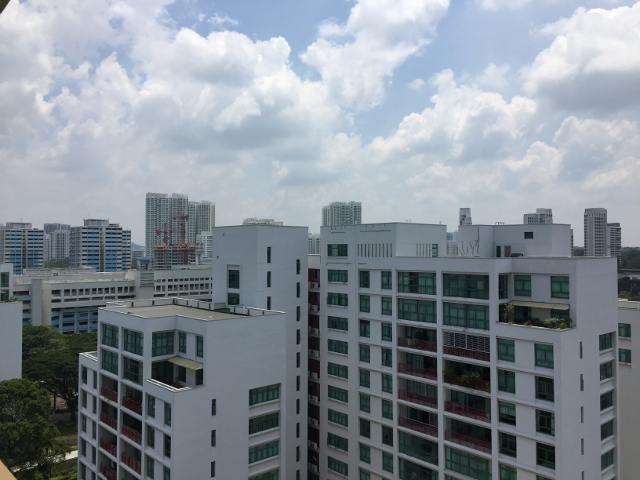
%> input picture Part2/im01.jpg, 640 x 480 px
$ octave part2.m   (GNU Octave 9; MATLAB toolbox functions it lacks are replaced by stand-ins)
%> lines starting %> are read from the running program, lines starting %| are printed output that depends on the picture
### Part2/SIFT.m
function Descriptors = SIFT(inputImage, Octaves, Scales, Sigma)
% This function is to extract sift features from a given image

    %% Setting Variables.
    Sigmas = sigmas(Octaves,Scales,Sigma);
    ContrastThreshhold = 7.68;
    rCurvature = 10;
    G = cell(1,Octaves); % Gaussians
    D = cell(1,Octaves); % DoG
    GO = cell(1,Octaves); % Gradient Orientation
    GM = cell(1,Octaves); % Gradient Scale
    P = [];
    Descriptors = {}; % Key Points

    %% Calculating Gaussians
    for o = 1:Octaves
        [row,col] = size(inputImage);
        temp = zeros(row,col,Scales);
        for s=1:Scales
            temp(:,:,s) = imgaussfilt(inputImage,Sigmas(o,s));
        end
        G(o) = {temp};
        inputImage = inputImage(2:2:end,2:2:end);
    end

    %% Calculating DoG
    for o=1:Octaves
        images = cell2mat(G(o));
        [row,col,Scales] = size(images);
        temp = zeros([row,col,Scales-1]);
        for s=1:Scales-1
            temp(:,:,s) = images(:,:,s+1) - images(:,:,s);
        end
        D(o) = {temp};
    end

    %% Calculating orientation of gradient in each scale
    for o = 1:Octaves
        images = cell2mat(G(o));
        [row,col,Scales] = size(images);
        tempO = zeros([row,col,Scales]);
        tempM = zeros([row,col,Scales]);
        for s = 1:Scales
            [tempM(:,:,s),tempO(:,:,s)] = imgradient(images(:,:,s));
        end
        GO(o) = {tempO};
        GM(o) = {tempM};
    end

    %% Extracting Key Points
    for o=1:Octaves
        images = cell2mat(D(o));
        GradientOrientations = cell2mat(GO(o));
        GradientMagnitudes = cell2mat(GM(o));
        [row,col,Scales] = size(images);
        for s=2:Scales-1
            % Weight for gradient vectors
            weights = gaussianKernel(Sigmas(o,s));
            radius = (length(weights)-1)/2;
            for y=14:col-12
                for x=14:row-12
                    sub = images(x-1:x+1,y-1:y+1,s-1:s+1);
                    if sub(2,2,2) > max([sub(1:13),sub(15:end)]) || sub(2,2,2) < min([sub(1:13),sub(15:end)])
                        % Getting rid of bad Key Points
                        if abs(sub(2,2,2)) < ContrastThreshhold
                            % Low contrast.
                            continue
                        else
                            % Calculating trace and determinant of hessian
                            % matrix.
                            Dxx = sub(1,2,2)+sub(3,2,2)-2*sub(2,2,2);
                            Dyy = sub(2,1,2)+sub(2,3,2)-2*sub(2,2,2);
                            Dxy = sub(1,1,2)+sub(3,3,2)-2*sub(1,3,2)-2*sub(3,1,2);
                            trace = Dxx+Dyy;
                            determinant = Dxx*Dyy-Dxy*Dxy;
                            curvature = trace*trace/determinant;
                            if curvature > (rCurvature+1)^2/rCurvature
                                % Not a corner.
                                continue
                            end
                        end
                        %% Calculating orientation and magnitude of pixels at key point vicinity
                        % Fixing overflow key points near corners and edges
                        % of image.
                        a=0;b=0;c=0;d=0;
                        if x-1-radius < 0;a = -(x-1-radius);end
                        if y-1-radius < 0;b = -(y-1-radius);end
                        if row-x-radius < 0;c = -(row-x-radius);end
                        if col-y-radius < 0;d = -(col-y-radius);end
                        tempMagnitude = GradientMagnitudes(x-radius+a:x+radius-c,y-radius+b:y+radius-d,s).*weights(1+a:end-c,1+b:end-d);
                        tempOrientation = GradientOrientations(x-radius+a:x+radius-c,y-radius+b:y+radius-d,s);
                        [wRows, wCols] = size(tempMagnitude);
                        % 36 bin histogram generation.
                        gHist = zeros(1,36);
                        for i = 1:wRows
                            for j = 1:wCols
                                % Converting orientation calculation window
                                temp = tempOrientation(i,j);
                                if temp < 0
                                    temp = 360 + temp;
                                end
                                bin = floor(temp/10)+1;
                                gHist(bin) = gHist(bin) + tempMagnitude(i,j);
                            end
                        end
                        %% Extracting keypoint coordinates
                        % TODO: Interpolation for X and Y value to get
                        % subpixel accuracy.
                        %% Extracting keypoint orientation
                        % Marking 80% Threshold
                        orientationThreshold = max(gHist(:))*4/5;
                        tempP = [];
                        for i=1:length(gHist)
                            if gHist(i) > orientationThreshold
                                % Connrection both ends of the histogram
                                % for interpolation
                                if i-1 <= 0
                                    X = 0:2;
                                    Y = gHist([36,1,2]);
                                elseif i+1 > 36
                                    X = 35:37;
                                    Y = gHist([35,36,1]);
                                else
                                    X = i-1:i+1;
                                    Y = gHist(i-1:i+1);
                                end
                                % interpolation of Orientation.
                                dir = interpolateExterma([X(1),Y(1)],[X(2),Y(2)],[X(3),Y(3)])*10; % Orientation
                                mag = gHist(i); % Size
                                % Filtering points with the same
                                % orientation.
                                if ismember(dir,tempP(5:6:end)) == false
                                    tempP = [tempP,x,y,o,s,dir,mag];
                                end
                            end
                        end
                        P = [P,tempP];
                    end
                end
            end
        end
    end

    %% Creating feature Descriptors
    % TODO: Extract Descriptors
    weights = gaussianKernel(Sigmas(o,s),13);
    weights = weights(1:end-1,1:end-1);
    for i = 1:6:length(P)
        x = P(i);
        y = P(i+1);
        oct = P(i+2);
        scl = P(i+3);
        dir = P(i+4);
        mag = P(i+5);
        directions = cell2mat(GO(oct));
        directions = directions(x-13:x+12,y-13:y+12,scl);
        magnitudes = cell2mat(GM(oct));
        magnitudes = magnitudes(x-13:x+12,y-13:y+12,scl).*weights;
        descriptor = [];
        for m = 5:4:20
            for n = 5:4:20
                hist = zeros(1,8);
                for o = 0:3
                    for p = 0:3
                        [newx,newy] = rotateCoordinates(m+o,n+p,13,13,-dir);
                        % Creating 8 bin histogram.
                        hist(categorizeDirection8(directions(newx,newy))) = magnitudes(newx,newy);
                    end
                end
                descriptor = [descriptor, hist];
            end
        end
        descriptor = descriptor ./ norm(descriptor,2);
        for j =1:128
            if descriptor(j) > 0.2
                descriptor(j) = 0.2;
            end
        end
        descriptor = descriptor ./ norm(descriptor,2);
        % Creating keypoint object
        kp = KeyPoint;
        kp.Coordinates = [x*2^(oct-1),y*2^(oct-1)];
        kp.Magnitude = mag;
        kp.Direction = dir;
        kp.Descriptor = descriptor;
        kp.Octave = oct;
        kp.Scale = scl;
        Descriptors(end+1) = {kp};
    end
end

%% Function to extract Sigma values
function matrix = sigmas(octave,scale,sigma)
% Function to calculate Sigma values for different Gaussians
    matrix = zeros(octave,scale);
    k = sqrt(2);
    for i=1:octave
        for j=1:scale
            matrix(i,j) = i*k^(j-1)*sigma;
        end
    end
end

%% Calculating Gaussian value given SD
% [18 lines left out: function gaussianKernel, not called in this run]

%% Interpolation - Fiting a parabola into 3 points and extracting more exact Exterma
% [7 lines left out: function interpolateExterma, not called in this run]

%% Function to assign bins to orientations
% 8 bin assignment
% [19 lines left out: function categorizeDirection8, not called in this run]

%% Rotating coordinates
% [9 lines left out: function rotateCoordinates, not called in this run]

### Part2/part2.m

image = imread('../assgn/im01.jpg');
%> image is the input picture: size 480x640x3 uint8; mean R, G, B 132.5, 140.9, 148.8
image = double(rgb2gray(image));
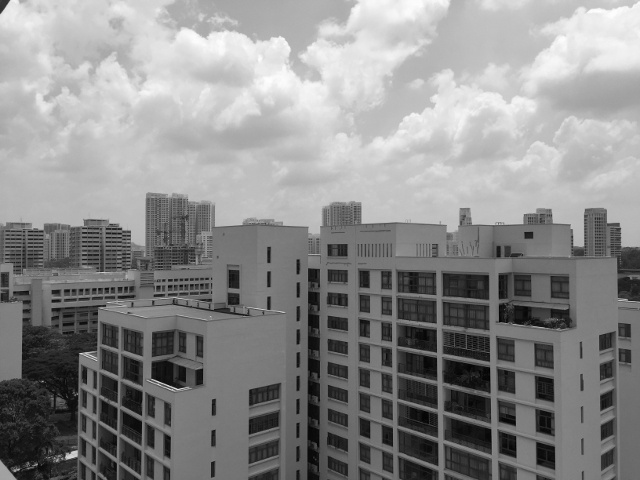
%> image: size 480x640 double; min 0, max 254, mean 139.3

keyPoints = SIFT(image,5,5,1.6);
%> the loop in SIFT, `for o = 1:Octaves` made 5 passes
%> pass 1, in SIFT, `inputImage = inputImage(2:2:end,2:2:end);`:
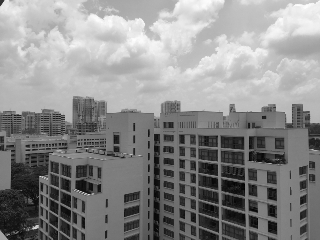
%> inputImage: size 240x320 double; min 0, max 253, mean 139.2
%> pass 2, in SIFT, `inputImage = inputImage(2:2:end,2:2:end);`:
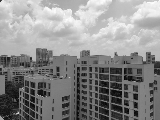
%> inputImage: size 120x160 double; min 5, max 253, mean 139
%> pass 3, in SIFT, `inputImage = inputImage(2:2:end,2:2:end);`:
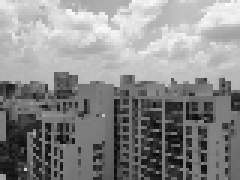
%> inputImage: size 60x80 double (shown 3 times larger); min 7, max 252, mean 138.5
%> after the loop in SIFT, `for o = 1:Octaves`: G = 5 items
%> the loop in SIFT, `for o=1:Octaves` made 5 passes
%> (row, col) on passes 1 to 3: (480, 640), (240, 320), (120, 160)
%> after the loop in SIFT, `for o=1:Octaves`:
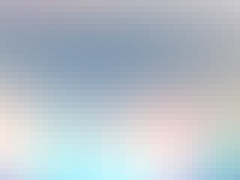
%> temp: size 30x40x4 double (shown 6 times larger); mean R, G, B, A 1.71, 3.23, 4.93, 6.16; transparent parts drawn white
%> the loop in SIFT, `for o = 1:Octaves` made 1 pass
%> (row, col, Scales) on pass 1: (480, 640, 5)
%> the run ends on the next line

$ run again, with Part2/im02.jpg copied over Part2/im01.jpg
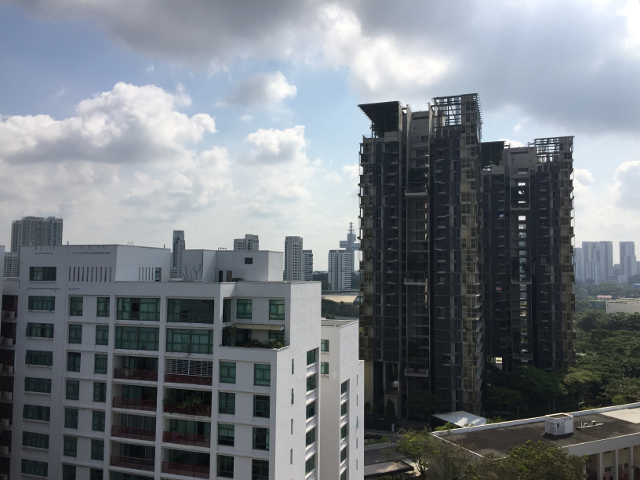
%> input picture Part2/im02.jpg, 640 x 480 px
%> image is the input picture: size 480x640x3 uint8; mean R, G, B 118.6, 124.4, 130.5
%> image: size 480x640 double
%> the loop in SIFT, `for o = 1:Octaves` made 5 passes
%> pass 1, in SIFT, `inputImage = inputImage(2:2:end,2:2:end);`:
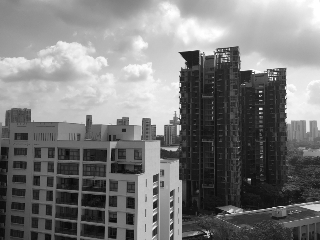
%> inputImage: size 240x320 double; min 5, max 255, mean 123.3
%> after the loop in SIFT, `for o = 1:Octaves`: G = 5 items
%> the loop in SIFT, `for o=1:Octaves` made 5 passes
%> (row, col) on passes 1 to 3: (480, 640), (240, 320), (120, 160)
%> after the loop in SIFT, `for o=1:Octaves`:
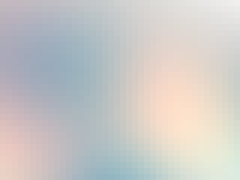
%> temp: size 30x40x4 double (shown 6 times larger); mean R, G, B, A 0.894, 0.201, -0.343, -0.852; transparent parts drawn white
%> the loop in SIFT, `for o = 1:Octaves` made 1 pass
%> (row, col, Scales) on pass 1: (480, 640, 5)

$ run again, with Part2/im03.jpg copied over Part2/im01.jpg
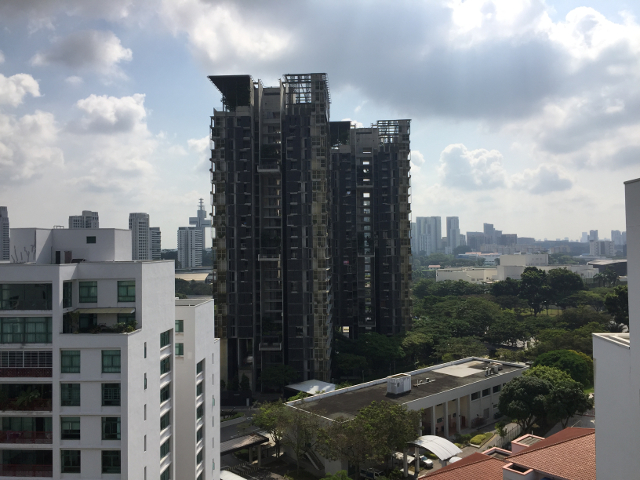
%> input picture Part2/im03.jpg, 640 x 480 px
%> image is the input picture: size 480x640x3 uint8; mean R, G, B 119.9, 124.1, 127.2
%> image: size 480x640 double
%> the loop in SIFT, `for o = 1:Octaves` made 5 passes
%> pass 1, in SIFT, `inputImage = inputImage(2:2:end,2:2:end);`:
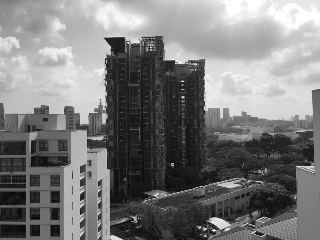
%> inputImage: size 240x320 double; min 5, max 255, mean 123.1
%> after the loop in SIFT, `for o = 1:Octaves`: G = 5 items
%> the loop in SIFT, `for o=1:Octaves` made 5 passes
%> (row, col) on passes 1 to 3: (480, 640), (240, 320), (120, 160)
%> after the loop in SIFT, `for o=1:Octaves`:
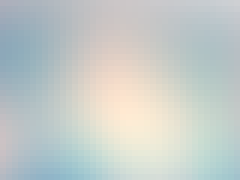
%> temp: size 30x40x4 double (shown 6 times larger); mean R, G, B, A 3.2, 5.1, 4.6, 3.2; transparent parts drawn white
%> the loop in SIFT, `for o = 1:Octaves` made 1 pass
%> (row, col, Scales) on pass 1: (480, 640, 5)

$ run again, with Part2/im04.jpg copied over Part2/im01.jpg
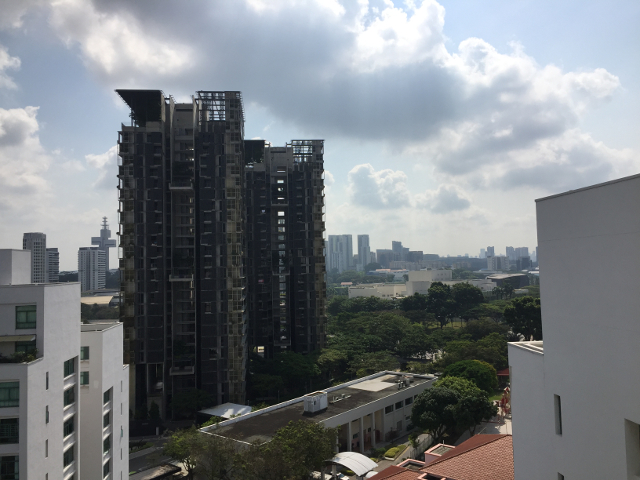
%> input picture Part2/im04.jpg, 640 x 480 px
%> image is the input picture: size 480x640x3 uint8; mean R, G, B 120.2, 124.8, 128.8
%> image: size 480x640 double
%> the loop in SIFT, `for o = 1:Octaves` made 5 passes
%> pass 1, in SIFT, `inputImage = inputImage(2:2:end,2:2:end);`:
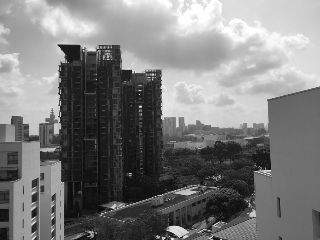
%> inputImage: size 240x320 double; min 7, max 255, mean 123.8
%> after the loop in SIFT, `for o = 1:Octaves`: G = 5 items
%> the loop in SIFT, `for o=1:Octaves` made 5 passes
%> (row, col) on passes 1 to 3: (480, 640), (240, 320), (120, 160)
%> after the loop in SIFT, `for o=1:Octaves`:
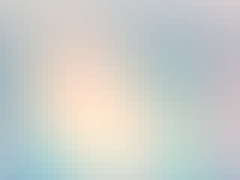
%> temp: size 30x40x4 double (shown 6 times larger); mean R, G, B, A 2.4, 3, 2, 0.4; transparent parts drawn white
%> the loop in SIFT, `for o = 1:Octaves` made 1 pass
%> (row, col, Scales) on pass 1: (480, 640, 5)
